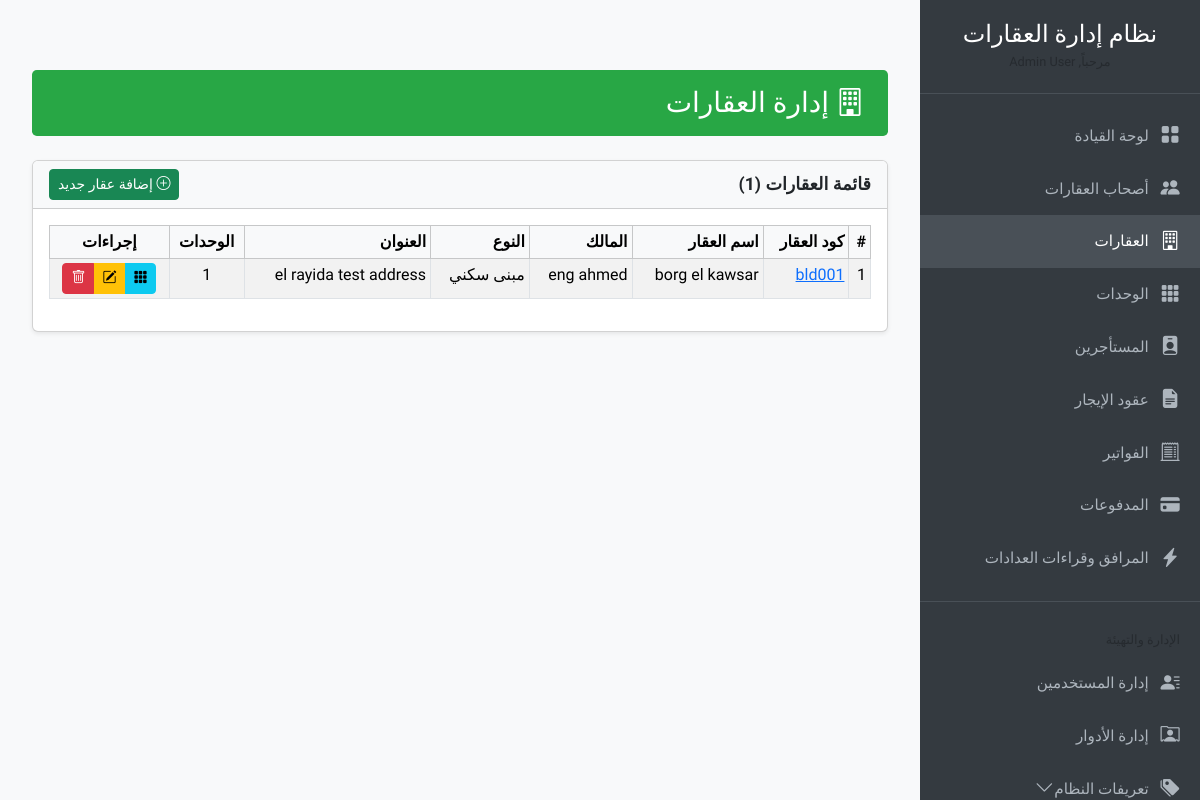
Page /properties/index.php (signed in) on the earlier database version.
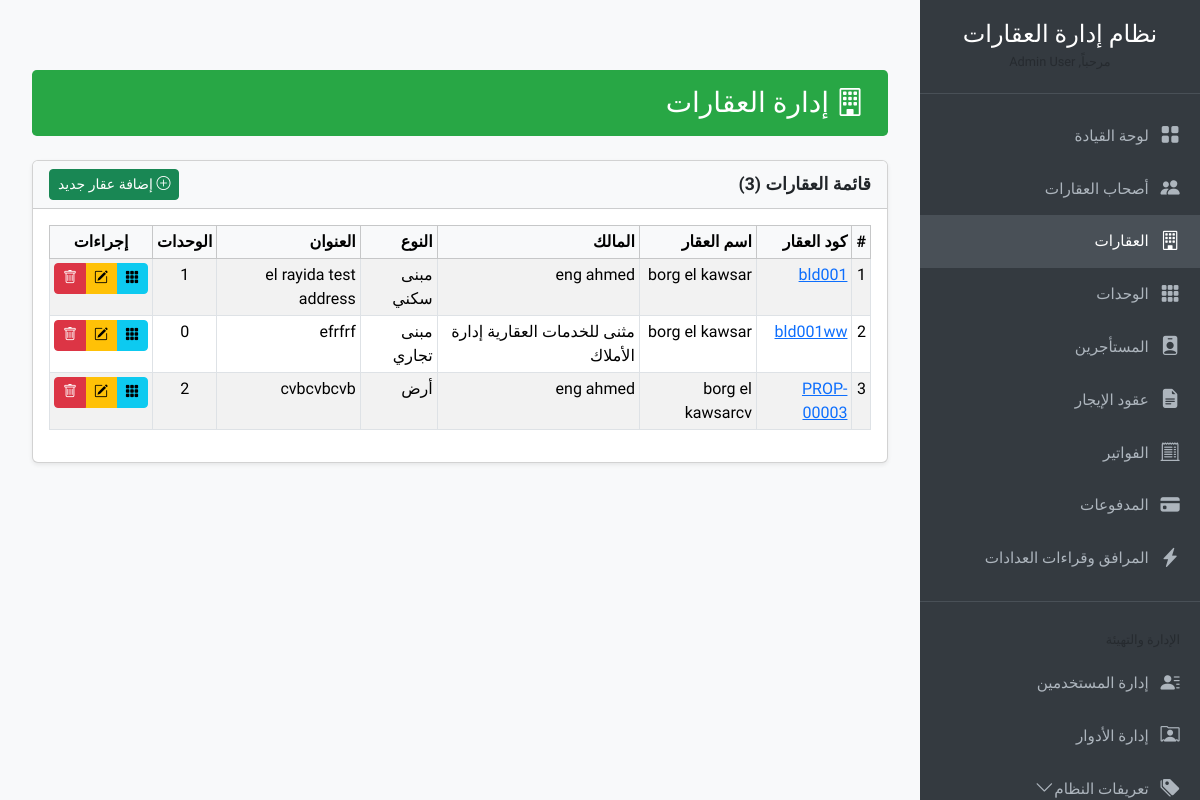
Same page on the later database version.
### tables this page shows
CREATE TABLE `properties` (
  `id` int(11) NOT NULL,
  `owner_id` int(11) DEFAULT NULL,
  `property_code` varchar(50) NOT NULL,
  `name` varchar(255) NOT NULL,
  `address` text NOT NULL,
  `city` varchar(100) DEFAULT NULL,
  `property_type_id` int(11) DEFAULT NULL,
  `number_of_units` int(11) DEFAULT 0,
  `construction_year` year(4) DEFAULT NULL,
  `land_area_sqm` decimal(10,2) DEFAULT NULL,
  `google_maps_link` text DEFAULT NULL COMMENT 'Link to the property location on Google Maps',
  `notes` text DEFAULT NULL,
  `created_by_id` int(11) DEFAULT NULL,
  `created_at` timestamp NOT NULL DEFAULT current_timestamp(),
  `updated_at` timestamp NOT NULL DEFAULT current_timestamp() ON UPDATE current_timestamp()
);

CREATE TABLE `owners` (
  `id` int(11) NOT NULL,
  `name` varchar(255) NOT NULL,
  `email` varchar(100) DEFAULT NULL,
  `phone` varchar(20) DEFAULT NULL,
  `national_id_iqama` varchar(20) DEFAULT NULL,
  `address` text DEFAULT NULL,
  `registration_date` date DEFAULT NULL,
  `notes` text DEFAULT NULL,
  `created_by_id` int(11) DEFAULT NULL,
  `created_at` timestamp NOT NULL DEFAULT current_timestamp(),
  `updated_at` timestamp NOT NULL DEFAULT current_timestamp() ON UPDATE current_timestamp()
);

CREATE TABLE `property_types` (
  `id` int(11) NOT NULL,
  `type_name` varchar(100) NOT NULL,
  `display_name_ar` varchar(150) NOT NULL
);

### includes/functions.php (called while the page is built, shortened)
<?php
function generate_csrf_token() {
    return $_SESSION['csrf_token'];
}
function base_url($path = '') {
    return rtrim(APP_BASE_URL, '/') . '/' . ltrim($path, '/');
}
function esc_attr($string) {
    return htmlspecialchars((string)$string, ENT_QUOTES, 'UTF-8');
}
function esc_html($string) {
    return htmlspecialchars((string)$string, ENT_NOQUOTES, 'UTF-8');
}
?>

### properties/index.php (the view, shortened to what the changed rows need)
<?php
require_once __DIR__ . '/../db_connect.php';
$current_file_url = base_url('properties/index.php');
$prop_current_page = isset($_GET['prop_page']) ? max(1, (int)$_GET['prop_page']) : 1;
$items_per_page = defined('ITEMS_PER_PAGE_INT') ? ITEMS_PER_PAGE_INT : 10;
$prop_offset = ($prop_current_page - 1) * $items_per_page;
$where_clauses_prop = [];
$params_prop = [];
$types_prop = "";
$where_sql_prop = empty($where_clauses_prop) ? '' : ' WHERE ' . implode(' AND ', $where_clauses_prop);
$total_sql_prop = "SELECT COUNT(p.id) as total FROM properties p" . $where_sql_prop;
$stmt_total_prop = $mysqli->prepare($total_sql_prop);
if ($stmt_total_prop) {
    $stmt_total_prop->execute();
    $total_properties = $stmt_total_prop->get_result()->fetch_assoc()['total'];
} else { $total_properties = 0; }
$sql_prop = "SELECT p.*, o.name as owner_name, pt.display_name_ar as property_type_name FROM properties p LEFT JOIN owners o ON p.owner_id = o.id LEFT JOIN property_types pt ON p.property_type_id = pt.id" . $where_sql_prop . " ORDER BY p.name ASC LIMIT ? OFFSET ?";
$params_prop_data = $params_prop;
$params_prop_data[] = $items_per_page;
$params_prop_data[] = $prop_offset;
$types_prop_data = $types_prop . 'ii';
$stmt_prop = $mysqli->prepare($sql_prop);
if($stmt_prop){
    if(!empty($params_prop_data)) $stmt_prop->bind_param($types_prop_data, ...$params_prop_data);
    $stmt_prop->execute();
    $properties_list = $stmt_prop->get_result()->fetch_all(MYSQLI_ASSOC);
} else { $properties_list = []; }
$property_id_for_display = isset($_GET['property_id']) ? (int)$_GET['property_id'] : 0;
$csrf_token = generate_csrf_token();
require_once __DIR__ . '/../includes/header_resources.php';
?>
<div class="container-fluid">
    <div class="content-header"><h1><i class="bi bi-building"></i> إدارة العقارات</h1></div>
    <div class="card shadow-sm">
        <div class="card-header bg-light">
             <div class="d-flex justify-content-between align-items-center">
                <h5 class="card-title mb-0">قائمة العقارات (<?php echo $total_properties; ?>)</h5>
                <button type="button" class="btn btn-success btn-sm" data-bs-toggle="modal" data-bs-target="#propertyModalUnified" onclick="preparePropertyModalUnified('add_property')"><i class="bi bi-plus-circle"></i> إضافة عقار جديد</button>
            </div>
        </div>
        <div class="card-body">
            <div class="table-responsive">
                <table class="table table-striped table-hover table-bordered table-sm">
                    <thead class="table-light"><tr><th>#</th><th>كود العقار</th><th>اسم العقار</th><th>المالك</th><th>النوع</th><th>العنوان</th><th class="text-center">الوحدات</th><th class="text-center">إجراءات</th></tr></thead>
                    <tbody>
                        <?php $row_num = ($prop_current_page - 1) * $items_per_page + 1; ?>
                        <?php foreach ($properties_list as $property): ?>
                        <tr class="<?php echo ($property_id_for_display == $property['id']) ? 'table-info' : ''; ?>">
                            <td><?php echo $row_num++; ?></td>
                            <td><a href="<?php echo $current_file_url . '?property_id=' . $property['id']; ?>#units-section"><?php echo esc_html($property['property_code']); ?></a></td>
                            <td><?php echo esc_html($property['name']); ?></td>
                            <td><?php echo esc_html($property['owner_name'] ?: '-'); ?></td>
                            <td><?php echo esc_html($property['property_type_name'] ?: '-'); ?></td>
                            <td title="<?php echo esc_attr($property['address']); ?>"><?php echo esc_html($property['address']); ?></td>
                            <td class="text-center"><?php echo esc_html($property['number_of_units']); ?></td>
                            <td class="text-center"><div class="btn-group btn-group-sm">
                                    <a href="<?php echo $current_file_url . '?property_id=' . $property['id']; ?>#units-section" class="btn btn-info" title="عرض وإدارة وحدات هذا العقار"><i class="bi bi-grid-3x3-gap-fill"></i></a>
                                    <button type="button" class="btn btn-warning" onclick="preparePropertyModalUnified('edit_property', <?php echo htmlspecialchars(json_encode($property), ENT_QUOTES, 'UTF-8'); ?>)" data-bs-toggle="modal" data-bs-target="#propertyModalUnified" title="تعديل العقار"><i class="bi bi-pencil-square"></i></button>
                                    <a href="<?php echo $current_file_url . '?action=delete_property&id=' . $property['id'] . '&csrf_token=' . $csrf_token; ?>" class="btn btn-danger sweet-delete-btn" data-name="<?php echo esc_attr($property['name']); ?>" data-additional-message="سيتم حذف العقار وجميع وحداته. لا يمكن التراجع عن هذا الإجراء." title="حذف العقار"><i class="bi bi-trash"></i></a>
                            </div></td>
                        </tr>
                        <?php endforeach; ?>
                    </tbody>
                </table>
            </div>
        </div>
    </div>
</div>
<?php
require_once __DIR__ . '/../includes/footer_resources.php';
?>

Differences in the rows shown:
added properties: property_code "bld001ww", name "borg el kawsar", owner.name "مثنى للخدمات العقارية إدارة الأملاك", property_type.display_name_ar "مبنى تجاري", address "efrfrf", number_of_units "0"
added properties: property_code "PROP-00003", name "borg el kawsarcv", owner.name "eng ahmed", property_type.display_name_ar "أرض", address "cvbcvbcvb", number_of_units "2"
Other differences:
$total_properties: "1" → "3"
